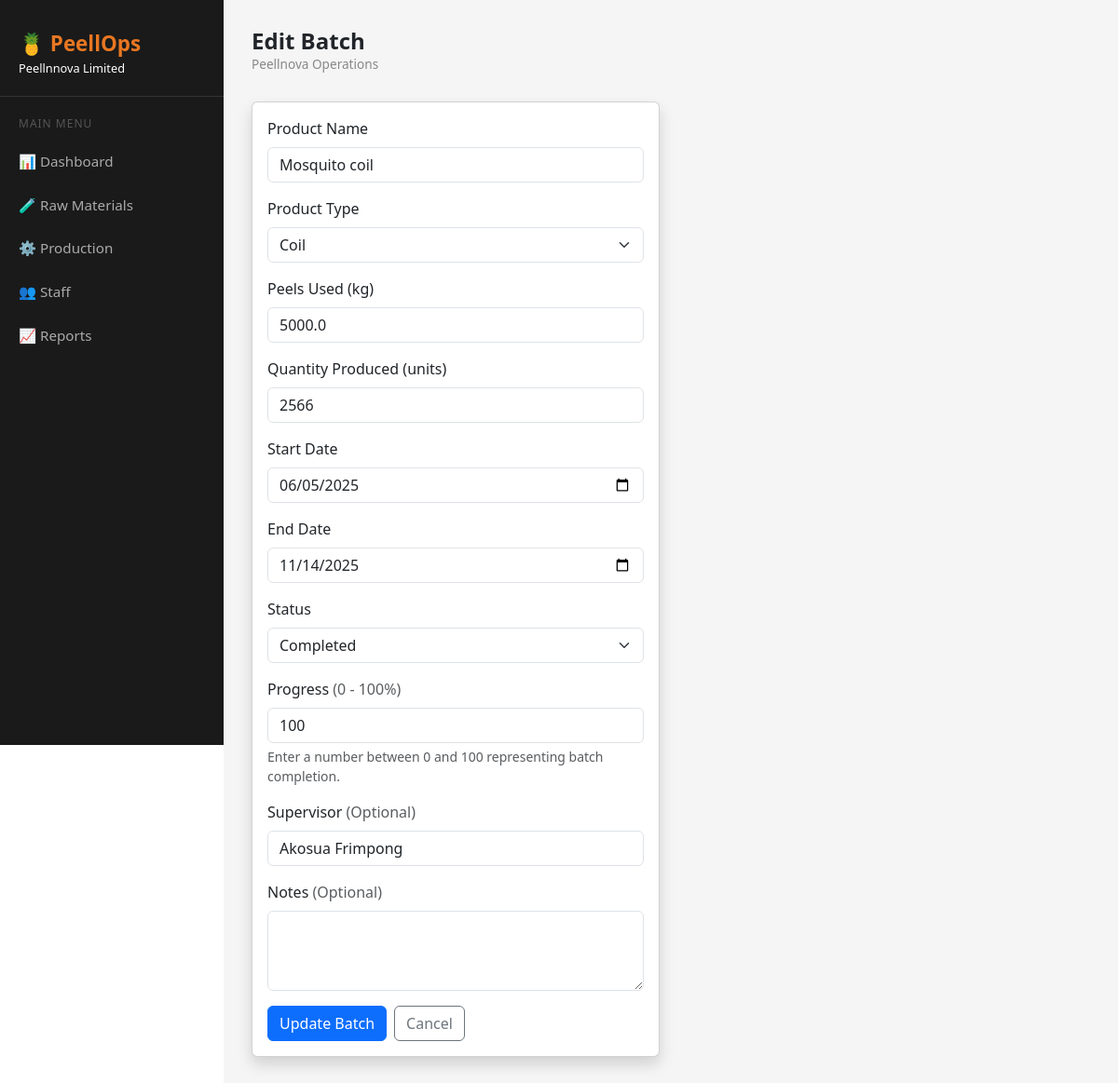
/edit-batch/2, run on the app's committed database.
### models.py (models this page shows)
class Production(db.Model):
    id = db.Column(db.Integer, primary_key=True)
    batch_number = db.Column(db.String(50), unique=True, nullable=False)
    product_name = db.Column(db.String(100), nullable=False)
    product_type = db.Column(db.String(50), nullable=False)
    peels_used = db.Column(db.Float, nullable=False)
    quantity_produced = db.Column(db.Integer, nullable=False)
    start_date = db.Column(db.Date, nullable=False)
    end_date = db.Column(db.Date, nullable=False)
    status = db.Column(db.String(50), nullable=False, default='planned')
    progress = db.Column(db.Integer, nullable=False, default=0)
    supervisor = db.Column(db.String(100), nullable=True)
    notes = db.Column(db.Text, nullable=True)
    date_created = db.Column(db.DateTime, default=datetime.utcnow)

### routes.py (the view, shortened to what this page needs)
@main.route("/edit-batch/<int:id>", methods=["GET", "POST"])
def edit_batch(id):
    batch = Production.query.get_or_404(id)
    return render_template("edit_batch.html", batch=batch)

### templates/edit_batch.html (shortened to what this page needs)
{% extends "base.html" %}
{% block page_heading %}Edit Batch{% endblock %}
{% block content %}
    <div class="row">
        <div class="col-md-6">
            <div class="card shadow">
                <div class="card-body">
                    <form method="POST">
                        <div class="mb-3">
                            <label class="form-label">Product Name</label>
                            <input type="text" name="product_name" class="form-control" value="{{ batch.product_name }}" required>
                        </div>
                        <div class="mb-3">
                            <label class="form-label">Product Type</label>
                            <select name="product_type" class="form-select" required>
                                <option value="coil" {% if batch.product_type == "coil" %}selected{% endif %}>Coil</option>
                            </select>
                        </div>
                        <div class="mb-3">
                            <label class="form-label">Peels Used (kg)</label>
                            <input type="number" step="0.1" name="peels_used" class="form-control" value="{{ batch.peels_used }}" required>
                        </div>
                        <div class="mb-3">
                            <label class="form-label">Quantity Produced (units)</label>
                            <input type="number" name="quantity_produced" class="form-control" value="{{ batch.quantity_produced }}" required>
                        </div>
                        <div class="mb-3">
                            <label class="form-label">Start Date</label>
                            <input type="date" name="start_date" class="form-control" value="{{ batch.start_date.strftime('%Y-%m-%d') }}" required>
                        </div>
                        <div class="mb-3">
                            <label class="form-label">End Date</label>
                            <input type="date" name="end_date" class="form-control" value="{{ batch.end_date.strftime('%Y-%m-%d') }}" required>
                        </div>
                        <div class="mb-3">
                            <label class="form-label">Status</label>
                            <select name="status" class="form-select">
                                <option value="completed" {% if batch.status == "completed" %}selected{% endif %}>Completed</option>
                            </select>
                        </div>
                        <div class="mb-3">
    <label class="form-label">Progress <span class="text-muted">(0 - 100%)</span></label>
    <input type="number" name="progress" class="form-control" min="0" max="100" value="{{ batch.progress }}" required>
    <div class="form-text">Enter a number between 0 and 100 representing batch completion.</div>
</div>
                        <div class="mb-3">
                            <label class="form-label">Supervisor <span class="text-muted">(Optional)</span></label>
                            <input type="text" name="supervisor" class="form-control" value="{{ batch.supervisor or '' }}">
                        </div>
                        <div class="mb-3">
                            <label class="form-label">Notes <span class="text-muted">(Optional)</span></label>
                            <textarea name="notes" class="form-control" rows="3">{{ batch.notes or '' }}</textarea>
                        </div>
                        <div class="d-flex gap-2">
                            <button type="submit" class="btn btn-primary">Update Batch</button>
                            <a href="/batches" class="btn btn-outline-secondary">Cancel</a>
                        </div>
                    </form>
                </div>
            </div>
        </div>
    </div>
{% endblock %}

### templates/base.html (style rules this page uses)
body { min-height: 100vh; }

### data on the page
Production: product_name "Mosquito coil", product_type "Coil", peels_used "5000.0", quantity_produced "2566", start_date "06/05/2025", end_date "11/14/2025", status "Completed", progress "100", supervisor "Akosua Frimpong"
